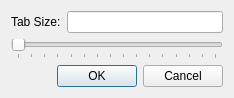
<?xml version="1.0" encoding="UTF-8"?>
<ui version="4.0">
 <class>TabDistanceDialog</class>
 <widget class="QDialog" name="TabDistanceDialog">
  <property name="geometry">
   <rect>
    <x>0</x>
    <y>0</y>
    <width>234</width>
    <height>98</height>
   </rect>
  </property>
  <property name="windowTitle">
   <string/>
  </property>
  <layout class="QGridLayout" name="gridLayout">
   <item row="0" column="0">
    <widget class="QLabel" name="label">
     <property name="text">
      <string>Tab Size:</string>
     </property>
    </widget>
   </item>
   <item row="0" column="1">
    <widget class="QLineEdit" name="tabSizeLineEdit"/>
   </item>
   <item row="1" column="0" colspan="2">
    <widget class="QSlider" name="horizontalSlider">
     <property name="layoutDirection">
      <enum>Qt::LayoutDirection::LeftToRight</enum>
     </property>
     <property name="maximum">
      <number>15</number>
     </property>
     <property name="singleStep">
      <number>4</number>
     </property>
     <property name="value">
      <number>0</number>
     </property>
     <property name="sliderPosition">
      <number>0</number>
     </property>
     <property name="tracking">
      <bool>true</bool>
     </property>
     <property name="orientation">
      <enum>Qt::Orientation::Horizontal</enum>
     </property>
     <property name="tickPosition">
      <enum>QSlider::TickPosition::TicksBelow</enum>
     </property>
     <property name="tickInterval">
      <number>1</number>
     </property>
    </widget>
   </item>
   <item row="3" column="0" colspan="2">
    <widget class="QDialogButtonBox" name="tabSizeButtonBox">
     <property name="orientation">
      <enum>Qt::Orientation::Horizontal</enum>
     </property>
     <property name="standardButtons">
      <set>QDialogButtonBox::StandardButton::Cancel|QDialogButtonBox::StandardButton::Ok</set>
     </property>
    </widget>
   </item>
  </layout>
 </widget>
 <resources/>
 <connections>
  <connection>
   <sender>tabSizeButtonBox</sender>
   <signal>accepted()</signal>
   <receiver>TabDistanceDialog</receiver>
   <slot>accept()</slot>
   <hints>
    <hint type="sourcelabel">
     <x>248</x>
     <y>254</y>
    </hint>
    <hint type="destinationlabel">
     <x>157</x>
     <y>274</y>
    </hint>
   </hints>
  </connection>
  <connection>
   <sender>tabSizeButtonBox</sender>
   <signal>rejected()</signal>
   <receiver>TabDistanceDialog</receiver>
   <slot>reject()</slot>
   <hints>
    <hint type="sourcelabel">
     <x>316</x>
     <y>260</y>
    </hint>
    <hint type="destinationlabel">
     <x>286</x>
     <y>274</y>
    </hint>
   </hints>
  </connection>
 </connections>
</ui>
